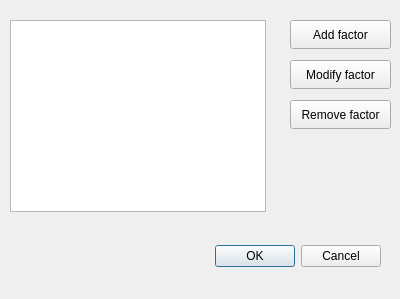
<?xml version="1.0" encoding="UTF-8"?>
<ui version="4.0">
 <class>Dialog</class>
 <widget class="QDialog" name="Dialog">
  <property name="geometry">
   <rect>
    <x>0</x>
    <y>0</y>
    <width>400</width>
    <height>299</height>
   </rect>
  </property>
  <property name="windowTitle">
   <string>Factors</string>
  </property>
  <widget class="QDialogButtonBox" name="buttonBox">
   <property name="geometry">
    <rect>
     <x>40</x>
     <y>240</y>
     <width>341</width>
     <height>32</height>
    </rect>
   </property>
   <property name="orientation">
    <enum>Qt::Horizontal</enum>
   </property>
   <property name="standardButtons">
    <set>QDialogButtonBox::Cancel|QDialogButtonBox::Ok</set>
   </property>
  </widget>
  <widget class="QPushButton" name="pushButton">
   <property name="geometry">
    <rect>
     <x>290</x>
     <y>20</y>
     <width>101</width>
     <height>29</height>
    </rect>
   </property>
   <property name="text">
    <string>Add factor</string>
   </property>
   <property name="shortcut">
    <string>Alt+A</string>
   </property>
  </widget>
  <widget class="QPushButton" name="pushButton_2">
   <property name="geometry">
    <rect>
     <x>290</x>
     <y>60</y>
     <width>101</width>
     <height>29</height>
    </rect>
   </property>
   <property name="text">
    <string>Modify factor</string>
   </property>
   <property name="shortcut">
    <string>Alt+M</string>
   </property>
  </widget>
  <widget class="QPushButton" name="pushButton_3">
   <property name="geometry">
    <rect>
     <x>290</x>
     <y>100</y>
     <width>101</width>
     <height>29</height>
    </rect>
   </property>
   <property name="text">
    <string>Remove factor</string>
   </property>
   <property name="shortcut">
    <string>Alt+R</string>
   </property>
  </widget>
  <widget class="QListWidget" name="listWidget">
   <property name="geometry">
    <rect>
     <x>10</x>
     <y>20</y>
     <width>256</width>
     <height>192</height>
    </rect>
   </property>
  </widget>
 </widget>
 <resources/>
 <connections>
  <connection>
   <sender>buttonBox</sender>
   <signal>accepted()</signal>
   <receiver>Dialog</receiver>
   <slot>accept()</slot>
   <hints>
    <hint type="sourcelabel">
     <x>248</x>
     <y>254</y>
    </hint>
    <hint type="destinationlabel">
     <x>157</x>
     <y>274</y>
    </hint>
   </hints>
  </connection>
  <connection>
   <sender>buttonBox</sender>
   <signal>rejected()</signal>
   <receiver>Dialog</receiver>
   <slot>reject()</slot>
   <hints>
    <hint type="sourcelabel">
     <x>316</x>
     <y>260</y>
    </hint>
    <hint type="destinationlabel">
     <x>286</x>
     <y>274</y>
    </hint>
   </hints>
  </connection>
 </connections>
</ui>
